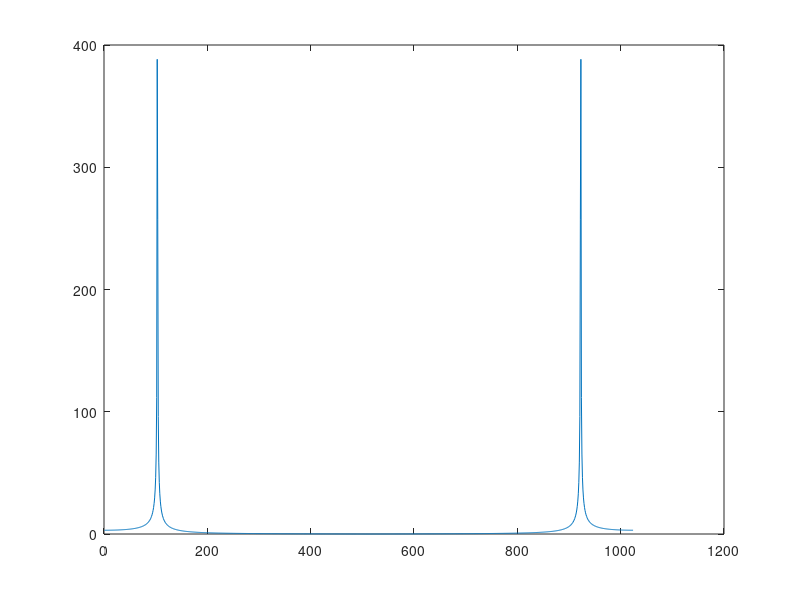

MATLAB code for this plot:
f =100; Ts=1/1000; time=5.0; % f req , sampling inte rval , time
t=Ts : Ts : time ; % def ine a time vector
w=sin (2* pi* f *t ) ; % de f ine the s inuso id
N=2^10; % s i z e of anal y s i s window
fw=abs( fft(w(1:N) ) ) ; % f ind magnitude of DFT/FFT
plot ( fw) % plot the waveform